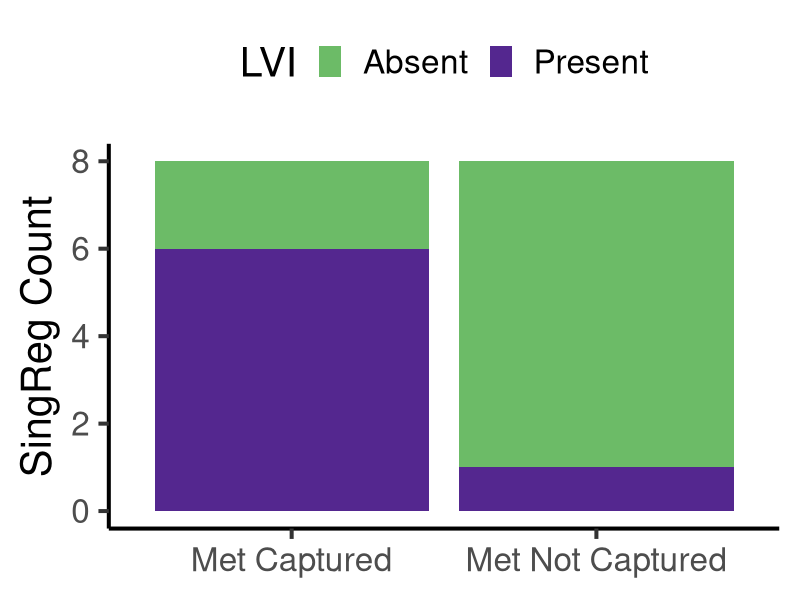

This chart was generated by the following R code: (Note: this script raises an error after producing the figure.)
# Create a plot looking at the proportion of subclonal variants per driver type

rm(list = ls(all = TRUE))
# LIBRARIES ---------------------------------------------------------------
library(tidyverse)
library(epitools)


# ORGANISE PATHS ----------------------------------------------------------
BASE = here::here()
OUT_DIR = file.path(BASE, "analysis", "figures")


# BACKGROUND --------------------------------------------------------------
# 6/8 cases which captured the metastasising subclone contained LVI, while this was 1/8 for cases which did not capture it.
# hence, the odds ratio was calculate as follows:
oddsratio(c(6,2,1,7))


# GRAPHICAL PARAMETERS ----------------------------------------------------
rs_col = "#54278F"
sr_col = "#33A02Cb7"

# CREATE DATAFRAME --------------------------------------------------------
df = as.data.frame(cbind(c(6,2,1,7), 
      c("Present", "Absent", "Present", "Absent"),
      c("Met Captured", "Met Captured", "Met Not Captured", "Met Not Captured")))

names(df) = c("n", "LVI", "met")
df$n = as.numeric(df$n)
df$LVI = factor(df$LVI, levels = c("Absent", "Present"))



# DRAW PLOT ---------------------------------------------------------------
df%>%
  ggplot(aes(met, n, fill = LVI))+
  geom_col()+
  theme_classic(base_size = 30)+
  theme(legend.position = "top",
        axis.title.x = element_blank())+
  scale_fill_manual(values = c(sr_col, rs_col))+
  ylab("SingReg Count")


test = df%>%pivot_wider(names_from = c(LVI), values_from = n)%>%
  dplyr::select(-met)
chisq.test(test)

# WRITE PLOT --------------------------------------------------------------
ggsave(file.path(OUT_DIR, "Extended_Data_Figure7_LVIregions_met.png"))
